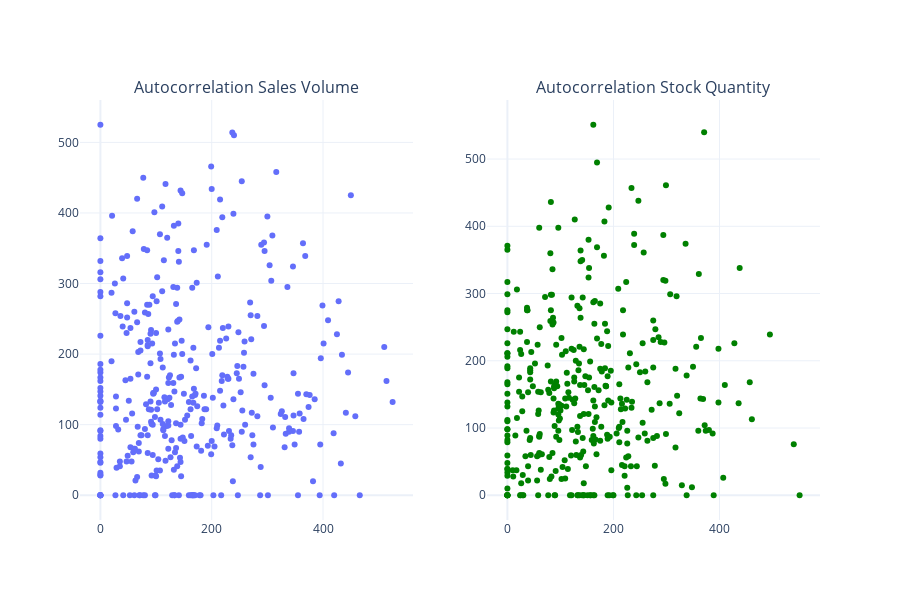

Notebook code cell kept with this figure:
### Markdown cell above
#### **Autocorrelation Analysis of Time Series**

This analysis uses the **Autocorrelation Function (ACF)** and **Partial Autocorrelation Function (PACF)** to identify underlying patterns in your data, which is crucial for building accurate forecasting models.

##### **1. Sales Volume**

The **ACF plot** for `Sales Volume` shows a series of significant spikes at lags 7, 14, 21, and so on. This pattern is a clear indicator of **weekly seasonality**, meaning sales are strongly correlated with sales from the same day of the week in prior weeks. The **PACF plot** confirms this, showing significant spikes at these same lags after accounting for the influence of intervening days. This is great news, as it means the demand is predictable and well-suited for a seasonal time-series model.

---

##### **2. Stock Quantity**

The autocorrelation plots for **`Stock Quantity`** reveal a pattern that is nearly identical to that of `Sales Volume`.

* **ACF Plot:** Like the sales data, the ACF for `Stock Quantity` shows significant, decaying spikes at lags 7, 14, 21, and subsequent multiples of 7. This strong autocorrelation confirms a **weekly seasonal pattern** in your inventory levels.
* **PACF Plot:** The PACF plot also shows significant spikes at the weekly lags. This indicates that your inventory levels are not only affected by recent stock changes but are also directly influenced by the stock levels from the same day in previous weeks.

#### **Combined Insights for Your Project**

The identical patterns in the autocorrelation plots for both sales and stock quantity confirm a crucial point: **your current inventory management is highly reactive to weekly sales seasonality.**

Instead of being based on a long-term forecast, your system appears to be directly reacting to the predictable weekly fluctuations in demand. To achieve your goal of a **20% overstocking reduction**, you must shift from this reactive approach to a **proactive one**.

By using a seasonal forecasting model (like SARIMA) that leverages the weekly patterns you've identified, you can predict future sales with greater accuracy. This will allow you to optimize your reorder quantities and timing, reducing the need for excess stock and minimizing the costs associated with overstocking.

### Code cell
# Create new columns with previous day's values (lag of 1)
df_target['Sales_Volume_Lag1'] = df_target['Sales_Volume'].shift(1)
df_target['Stock_Quantity_Lag1'] = df_target['Stock_Quantity'].shift(1)

# Create subplot figure with 2 horizontal panels
fig_lag = make_subplots(rows=1, cols=2, 
                       subplot_titles=['Autocorrelation Sales Volume', 
                                     'Autocorrelation Stock Quantity'])

# Create scatter plots to visualize autocorrelation
fig_lag1 = px.scatter(df_target, x='Sales_Volume', y='Sales_Volume_Lag1',
                     title='Autocorrelation (Sales_Volume vs. Previous Day Sales)')
fig_lag2 = px.scatter(df_target, x='Stock_Quantity', y='Stock_Quantity_Lag1',
                     title='Autocorrelation (Stock_Quantity vs. Previous Day Stock)', 
                     color_discrete_sequence=['green'])

# Add plots to subfigure
fig_lag.add_trace(fig_lag1.data[0], row=1, col=1)
fig_lag.add_trace(fig_lag2.data[0], row=1, col=2)

# Adjust layout and display
fig_lag.update_layout(showlegend=False, height=600)
fig_lag.show()

### Figure 1 — Plotly figure (JSON) as saved in the notebook; plotly's stock layout.template omitted (floating-point values rounded to 4 significant figures; data arrays with more than 128 entries replaced by an {"elided": "..."} marker saying what was removed)
{"data": [{"hovertemplate": "Sales_Volume=%{x}<br>Sales_Volume_Lag1=%{y}<extra></extra>", "legendgroup": "", "marker": {"color": "#636efa", "symbol": "circle"}, "mode": "markers", "name": "", "orientation": "v", "showlegend": false, "type": "scatter", "x": {"elided": "364 int values"}, "xaxis": "x", "y": {"elided": "364 int values"}, "yaxis": "y"}, {"hovertemplate": "Stock_Quantity=%{x}<br>Stock_Quantity_Lag1=%{y}<extra></extra>", "legendgroup": "", "marker": {"color": "green", "symbol": "circle"}, "mode": "markers", "name": "", "orientation": "v", "showlegend": false, "type": "scatter", "x": {"elided": "364 int values"}, "xaxis": "x2", "y": {"elided": "364 int values"}, "yaxis": "y2"}], "layout": {"annotations": [{"font": {"size": 16}, "showarrow": false, "text": "Autocorrelation Sales Volume", "x": 0.225, "xanchor": "center", "xref": "paper", "y": 1, "yanchor": "bottom", "yref": "paper"}, {"font": {"size": 16}, "showarrow": false, "text": "Autocorrelation Stock Quantity", "x": 0.775, "xanchor": "center", "xref": "paper", "y": 1, "yanchor": "bottom", "yref": "paper"}], "height": 600, "showlegend": false, "xaxis": {"anchor": "y", "domain": [0, 0.45]}, "xaxis2": {"anchor": "y2", "domain": [0.55, 1]}, "yaxis": {"anchor": "x", "domain": [0, 1]}, "yaxis2": {"anchor": "x2", "domain": [0, 1]}}}
